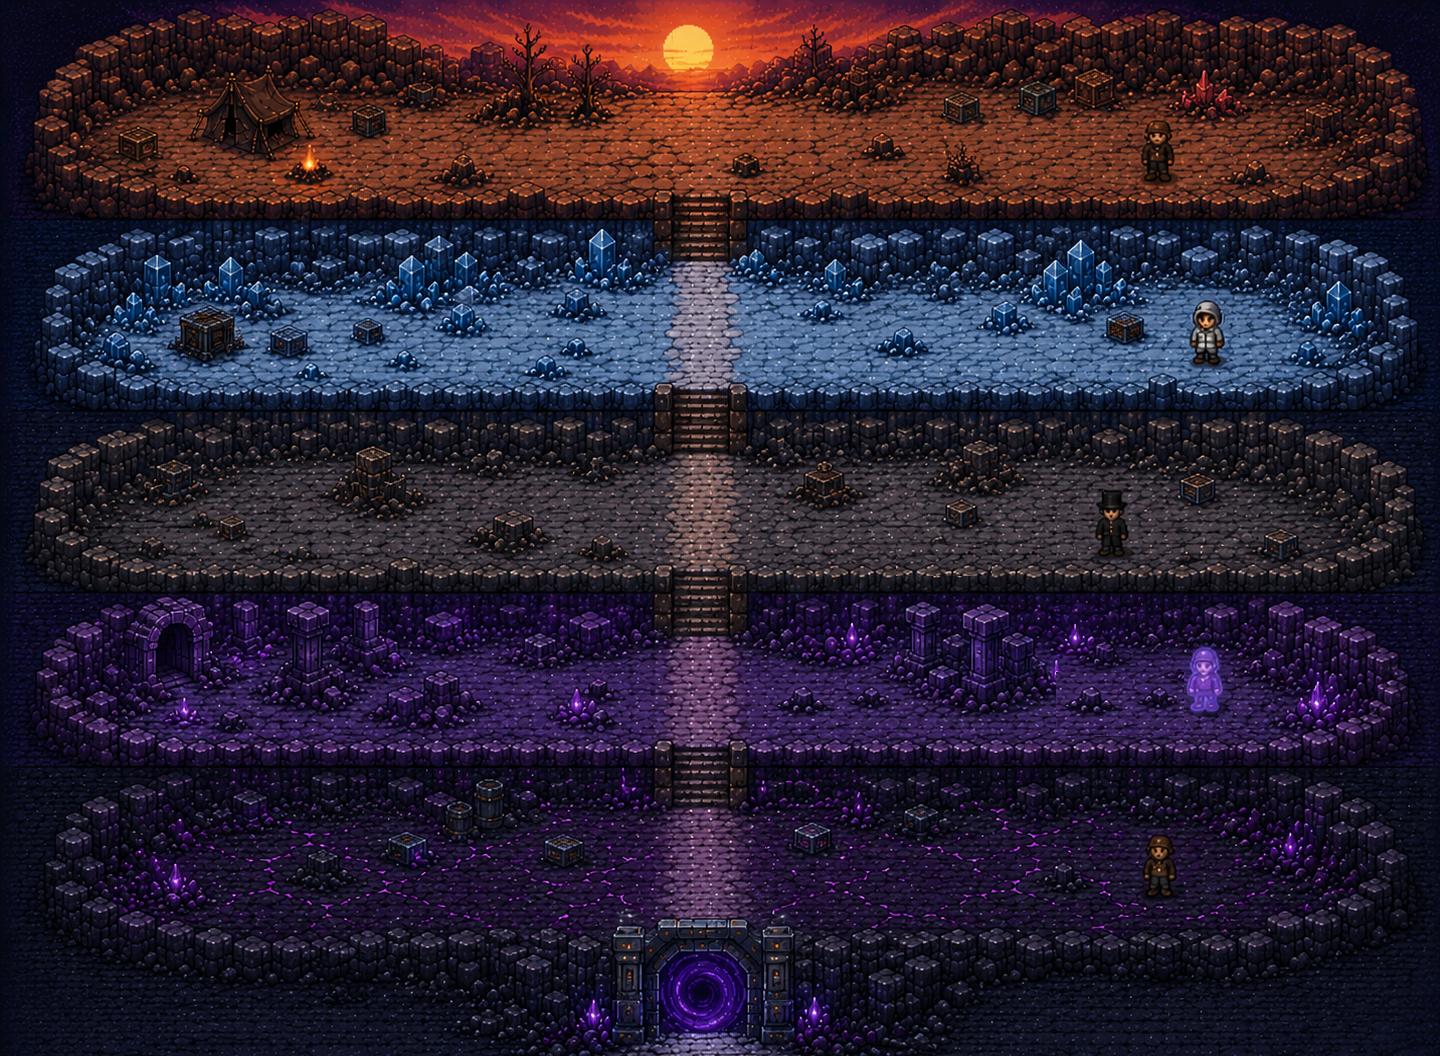

A level layout from a 2D game, rendered from its tile map. Below: a short description, then the map file with tile-grid data replaced by summaries:
An orthogonal 45x33 tile map with 32x32 px tiles, 1 tile layer (Слой тайлов 1) and 139 objects.

<map version="1.10" tiledversion="1.12.2" orientation="orthogonal" renderorder="right-down" width="45" height="33" tilewidth="32" tileheight="32" infinite="0" nextlayerid="37" nextobjectid="179">
 <tileset firstgid="1" name="глава2" tilewidth="32" tileheight="32" tilecount="1485" columns="45">
  <image source="глава2.png" width="1448" height="1086" />
 </tileset>
 <layer id="1" name="Слой тайлов 1" width="45" height="33">
  <data>[1485 cells, 1485 non-empty, 1475 distinct tile ids]</data>
 </layer>
 <objectgroup id="8" name="finish">
  <object id="7" x="658" y="904" width="85" height="18" />
 </objectgroup>
 <objectgroup id="9" name="collision">
  <object id="8" x="-4" y="-2.66667" width="1445.33" height="85.3333" />
  <object id="9" x="1361.33" y="76" width="81.3333" height="981.333" />
  <object id="10" x="1270.5" y="187.5" width="171" height="73.5" />
  <object id="11" x="1308" y="175" width="73.5" height="23" />
  <object id="12" x="1342.5" y="166" width="26" height="14.5" />
  <object id="13" x="1035" y="220" width="246" height="61" />
  <object id="14" x="1283.5" y="258.5" width="78.5" height="39" />
  <object id="15" x="1298" y="286" width="66" height="36.5" />
  <object id="16" x="1335.5" y="318.5" width="39" height="23.5" />
  <object id="17" x="1025.5" y="380.5" width="345" height="50.5" />
  <object id="18" x="1321.5" y="370" width="53" height="20" />
  <object id="20" x="732" y="192" width="534.667" height="25.3333" />
  <object id="21" x="-5.33333" y="80" width="94.6667" height="168" />
  <object id="22" x="88" y="181.333" width="48" height="72" />
  <object id="23" x="143.333" y="192.667" width="526" height="62" />
  <object id="24" x="76.6667" y="196" width="105.333" height="64" />
  <object id="25" x="116" y="191.333" width="59.3333" height="25.3333" />
  <object id="26" x="94.6667" y="74.6667" width="15.3333" height="44" />
  <object id="27" x="62.6667" y="80" width="42.6667" height="40" />
  <object id="28" x="100" y="80" width="79.3333" height="12.6667" />
  <object id="29" x="104" y="90" width="29.3333" height="14.6667" />
  <object id="56" x="-9" y="246.5" width="142.5" height="63" />
  <object id="57" x="127" y="248.5" width="106" height="47.5" />
  <object id="58" x="-5" y="305.5" width="99" height="110.5" />
  <object id="59" x="88.5" y="336.5" width="37" height="76.5" />
  <object id="60" x="126" y="356" width="27" height="60" />
  <object id="61" x="150" y="379" width="412" height="78" />
  <object id="63" x="233.5" y="238.5" width="433.5" height="38" />
  <object id="74" x="730.5" y="209.5" width="306" height="68" />
  <object id="83" x="728.5" y="384" width="317.5" height="70.5" />
  <object id="100" x="558" y="378" width="112.5" height="79.5" />
  <object id="101" x="-6.5" y="398.5" width="161.5" height="67.5" />
  <object id="102" x="-12.5" y="460" width="98" height="148" />
  <object id="103" x="86" y="461.5" width="68.5" height="32" />
  <object id="104" x="77.5" y="553" width="44" height="53.5" />
  <object id="105" x="122" y="563" width="547" height="81" />
  <object id="106" x="-14" y="593" width="136" height="177" />
  <object id="108" x="115" y="740" width="556" height="71" />
  <object id="109" x="-4" y="763" width="115" height="67" />
  <object id="110" x="8" y="835" width="91" height="243" />
  <object id="111" x="94" y="945" width="963" height="111" />
  <object id="112" x="1045" y="936" width="411" height="120" />
  <object id="113" x="728" y="740" width="639" height="67" />
  <object id="116" x="728" y="564" width="711" height="67" />
  <object id="117" x="1306" y="424" width="100" height="82" />
  <object id="122" x="908" y="577" width="126" height="53" />
 </objectgroup>
 <objectgroup id="10" name="norun">
  <object id="39" x="942.667" y="149.333" width="33.3333" height="34" />
  <object id="40" x="869.333" y="136" width="26.6667" height="22" />
  <object id="41" x="1177.33" y="90" width="57.3333" height="25.3333" />
  <object id="42" x="1237.33" y="164.667" width="33.3333" height="23.3333" />
  <object id="43" x="1302.67" y="104.667" width="60" height="32" />
  <object id="44" x="1316" y="78" width="49.3333" height="25.3333" />
  <object id="45" x="808.667" y="78.6667" width="96.6667" height="30.6667" />
  <object id="46" x="482" y="85.3333" width="123.333" height="37.3333" />
  <object id="47" x="295.333" y="160" width="28" height="12.6667" />
  <object id="48" x="225.5" y="82" width="10.75" height="13.5" />
  <object id="49" x="200.25" y="109" width="95.25" height="28.75" />
  <object id="50" x="220.75" y="137.5" width="70.75" height="5" />
  <object id="51" x="234.75" y="142.25" width="42.75" height="6.25" />
  <object id="52" x="234.75" y="82.75" width="38.75" height="29.25" />
  <object id="53" x="272.25" y="91.25" width="26" height="24.75" />
  <object id="54" x="266.75" y="78.25" width="30.75" height="62" />
  <object id="55" x="210" y="92.75" width="30" height="24" />
  <object id="84" x="236.5" y="283.5" width="36" height="30.5" />
  <object id="85" x="380.5" y="278" width="119.5" height="24" />
  <object id="86" x="449.5" y="305.5" width="25.5" height="29" />
  <object id="87" x="532.5" y="358" width="23.5" height="19" />
  <object id="88" x="565" y="292" width="29" height="27.5" />
  <object id="89" x="569.5" y="339" width="14.5" height="12" />
  <object id="90" x="392.5" y="351" width="23.5" height="16.5" />
  <object id="91" x="301" y="365.5" width="19.5" height="12.5" />
  </objectgroup>
 <objectgroup id="15" name="box5">
  <!-- 1 objects omitted --></objectgroup>
 <objectgroup id="16" name="box6">
  <!-- 1 objects omitted --></objectgroup>
 <objectgroup id="17" name="box7">
  <!-- 1 objects omitted --></objectgroup>
 <objectgroup id="18" name="box8">
  <!-- 1 objects omitted --></objectgroup>
 <objectgroup id="19" name="box9">
  <!-- 1 objects omitted --></objectgroup>
 <objectgroup id="20" name="box10">
  <!-- 1 objects omitted --></objectgroup>
 <objectgroup id="21" name="box11">
  <!-- 1 objects omitted --></objectgroup>
 <objectgroup id="22" name="box12">
  <!-- 1 objects omitted --></objectgroup>
 <objectgroup id="23" name="box13">
  <!-- 1 objects omitted --></objectgroup>
 <objectgroup id="24" name="box14">
  <!-- 1 objects omitted --></objectgroup>
 <objectgroup id="25" name="box15">
  <!-- 1 objects omitted --></objectgroup>
 <objectgroup id="26" name="box16">
  <!-- 1 objects omitted --></objectgroup>
 <objectgroup id="27" name="box17">
  <!-- 1 objects omitted --></objectgroup>
 <objectgroup id="28" name="box18">
  <!-- 1 objects omitted --></objectgroup>
 <objectgroup id="29" name="box19">
  <!-- 1 objects omitted --></objectgroup>
 <objectgroup id="30" name="box20">
  <!-- 1 objects omitted --></objectgroup>
 <objectgroup id="31" name="box21">
  <!-- 1 objects omitted --></objectgroup>
 <objectgroup id="32" name="ticket1">
  <!-- 1 objects omitted --></objectgroup>
 <objectgroup id="33" name="ticket2">
  <!-- 1 objects omitted --></objectgroup>
 <objectgroup id="34" name="ticket3">
  <!-- 1 objects omitted --></objectgroup>
 <objectgroup id="35" name="ticket4">
  <!-- 1 objects omitted --></objectgroup>
 <objectgroup id="11" name="box1">
  <!-- 1 objects omitted --></objectgroup>
 <objectgroup id="12" name="box2">
  <!-- 1 objects omitted --></objectgroup>
 <objectgroup id="13" name="box3">
  <!-- 1 objects omitted --></objectgroup>
 <objectgroup id="14" name="box4">
  <!-- 1 objects omitted --></objectgroup>
 <objectgroup id="2" name="starts1">
  <!-- 1 objects omitted --></objectgroup>
 <objectgroup id="3" name="nps1">
  <!-- 1 objects omitted --></objectgroup>
 <objectgroup id="4" name="nps2">
  <!-- 1 objects omitted --></objectgroup>
 <objectgroup id="5" name="nps3">
  <!-- 1 objects omitted --></objectgroup>
 <objectgroup id="6" name="nps4">
  <!-- 1 objects omitted --></objectgroup>
 <objectgroup id="7" name="nps5">
  <!-- 1 objects omitted --></objectgroup>
</map>
<!-- 67 of 139 objects omitted -->
